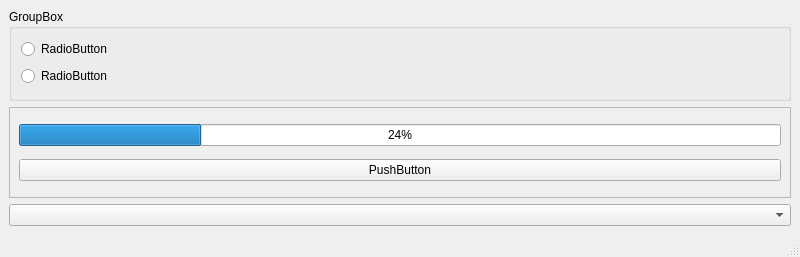
<?xml version="1.0" encoding="UTF-8"?>
<ui version="4.0">
 <class>MainWindow</class>
 <widget class="QMainWindow" name="MainWindow">
  <property name="geometry">
   <rect>
    <x>0</x>
    <y>0</y>
    <width>800</width>
    <height>257</height>
   </rect>
  </property>
  <property name="windowTitle">
   <string>MainWindow</string>
  </property>
  <widget class="QWidget" name="centralwidget">
   <layout class="QVBoxLayout" name="verticalLayout_3">
    <item>
     <widget class="QGroupBox" name="groupBox">
      <property name="title">
       <string>GroupBox</string>
      </property>
      <layout class="QVBoxLayout" name="verticalLayout_2">
       <item>
        <widget class="QRadioButton" name="radioButton">
         <property name="text">
          <string>RadioButton</string>
         </property>
        </widget>
       </item>
       <item>
        <widget class="QRadioButton" name="radioButton_2">
         <property name="text">
          <string>RadioButton</string>
         </property>
        </widget>
       </item>
      </layout>
     </widget>
    </item>
    <item>
     <widget class="QFrame" name="frame">
      <property name="frameShape">
       <enum>QFrame::StyledPanel</enum>
      </property>
      <property name="frameShadow">
       <enum>QFrame::Raised</enum>
      </property>
      <layout class="QVBoxLayout" name="verticalLayout">
       <item>
        <widget class="QProgressBar" name="progressBar">
         <property name="value">
          <number>24</number>
         </property>
        </widget>
       </item>
       <item>
        <widget class="QPushButton" name="pushButton">
         <property name="text">
          <string>PushButton</string>
         </property>
        </widget>
       </item>
      </layout>
     </widget>
    </item>
    <item>
     <widget class="QComboBox" name="comboBox"/>
    </item>
   </layout>
  </widget>
  <widget class="QMenuBar" name="menubar">
   <property name="geometry">
    <rect>
     <x>0</x>
     <y>0</y>
     <width>800</width>
     <height>19</height>
    </rect>
   </property>
  </widget>
  <widget class="QStatusBar" name="statusbar"/>
 </widget>
 <resources/>
 <connections/>
</ui>
